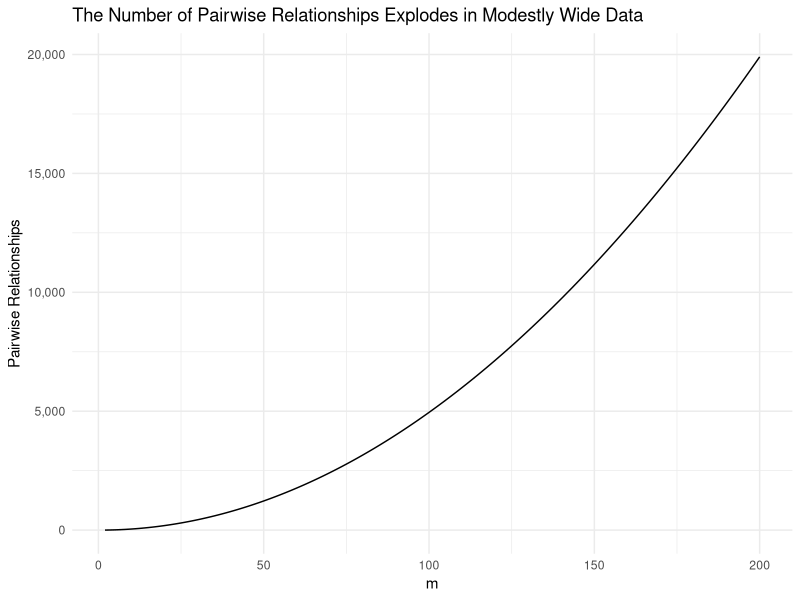
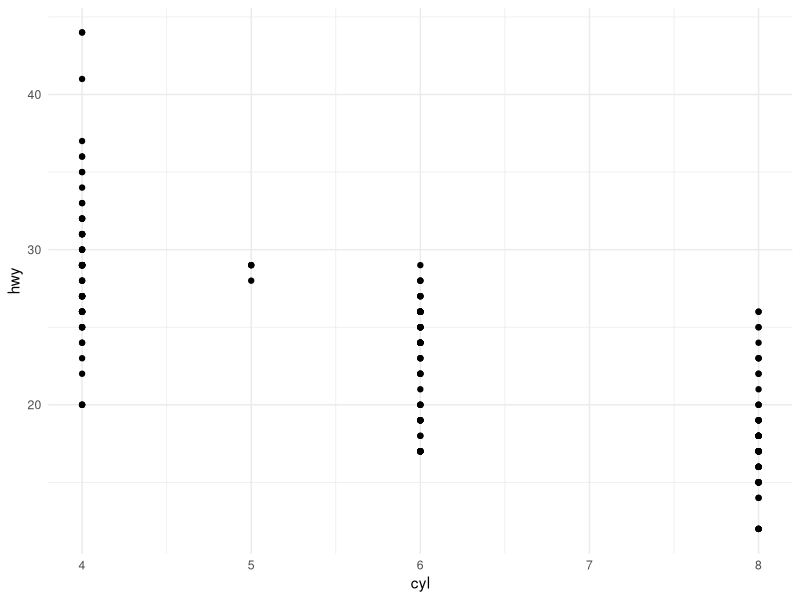

Write the R code that produced these figures, in order.
## ---- chunk 1
knitr::opts_chunk$set(warning = FALSE)
knitr::opts_chunk$set(message = FALSE)
## ---- chunk 2
library(tidyverse)

## ---- chunk 3
tibble(m = 2:200) %>%
  mutate(`Pairwise Relationships` = m * (m - 1) / 2) %>%
  ggplot(aes(m, `Pairwise Relationships`)) +
  geom_line() + 
  labs(title = "The Number of Pairwise Relationships Explodes in Modestly Wide Data") +
  scale_y_continuous(labels = scales::comma) +
  theme_minimal()

## ---- chunk 4
mpg %>%
  ggplot() +
  geom_point(aes(cyl, hwy)) +
  theme_minimal()

## ---- chunk 5
glimpse(diamonds)

